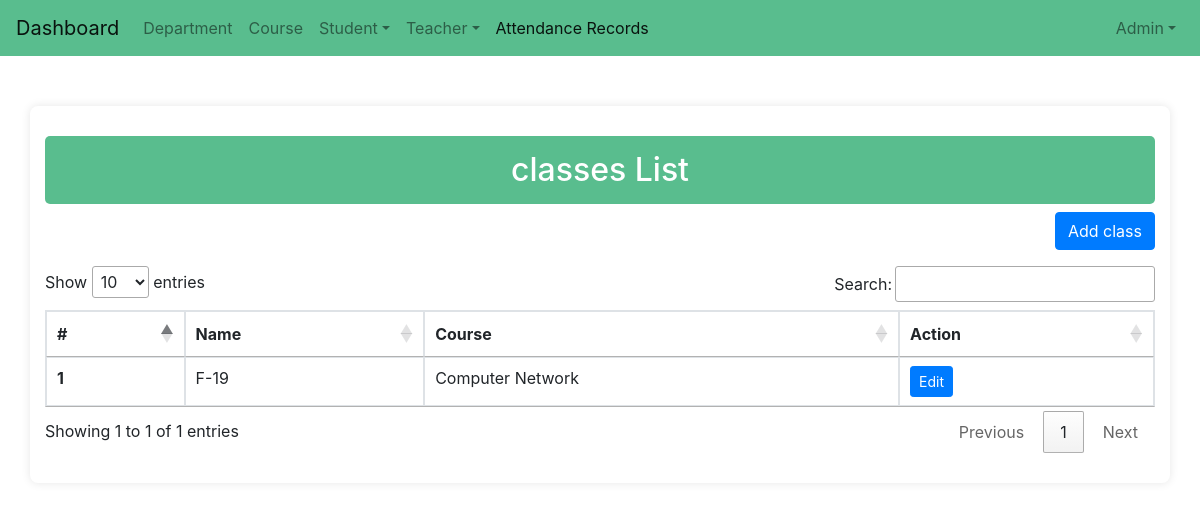
Before: /classes_list/ (signed in) with the older database file.
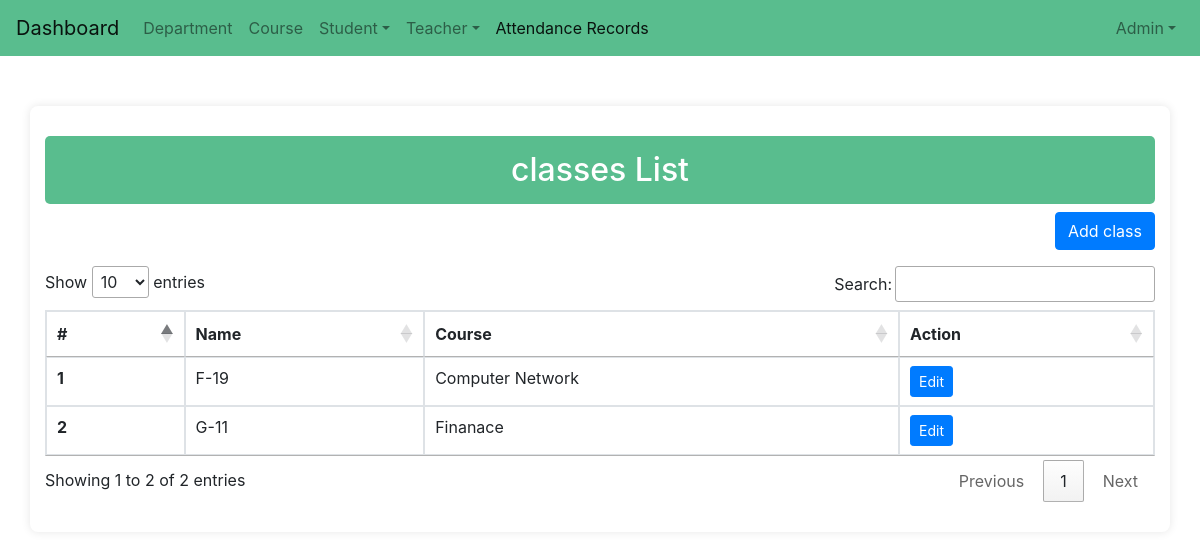
After: the same page with the newer database file.
### attandance/models.py (models this page shows, shortened)
class Classes(models.Model):
    classes_id = models.CharField(max_length=100, null=True)
    name = models.CharField(max_length=255)
    courses = models.ForeignKey(Courses, on_delete=models.CASCADE)
    created_on = models.DateTimeField(auto_now_add=True)
    updated_on = models.DateTimeField(auto_now=True)

class Courses(models.Model):
    course_id = models.CharField(max_length=100, null=True)
    name = models.CharField(max_length=255, )
    department = models.ForeignKey(Department, on_delete=models.CASCADE)
    created_on = models.DateTimeField(auto_now_add=True)
    updated_on = models.DateTimeField(auto_now=True)

### attandance/views.py (the view)
# urls.py: path('classes_list/', views.classes_list , name = 'classes_list'),
@login_required(login_url='home')
def classes_list(request):
    classes = Classes.objects.all()
    context = {
        'classes': classes,
    }
    return render(request , 'admin/class/classes_list.html',context)

### templates/admin/class/classes_list.html (shortened to what this page needs)
<!DOCTYPE html>
<html lang="en">
{% load static %}
<head>
</head>
<body>
    {% include 'navbar.html' %}
    <div class="container">
        <h2 class="text-center">classes List</h2>
        <div class="text-right mb-3">
            <a class="btn btn-primary" href="{% url 'classes_add' %}">Add class</a>
        </div>
        <table class="table table-bordered" id="classesList">
            <thead>
                <tr>
                    <th>#</th>
                    <th>Name</th>
                    <th>Course</th>
                    <th>Action</th>
                </tr>
            </thead>
            <tbody>
                {% for i in classes %}
                <tr>
                    <th scope="row">{{ forloop.counter }}</th>
                    <td>{{ i.name }}</td>
                    <td>{{ i.courses.name }}</td>
                    <td class="action-buttons">
                       <a class="btn btn-primary btn-sm" href="{% url 'classes_update' i.pk %}">Edit</a>
                    </td>
                </tr>
                {% endfor %}
            </tbody>
        </table>
    </div>
</body>
</html>

Changed rows visible on the page:
added Classes: name "G-11", courses.name "Finanace"
Other visible differences:
text written by a page script: "Show entries Search: Showing 1 to 1 of 1 entries Previous 1 Next" → "Show entries Search: Showing 1 to 2 of 2 entries Previous 1 Next"
